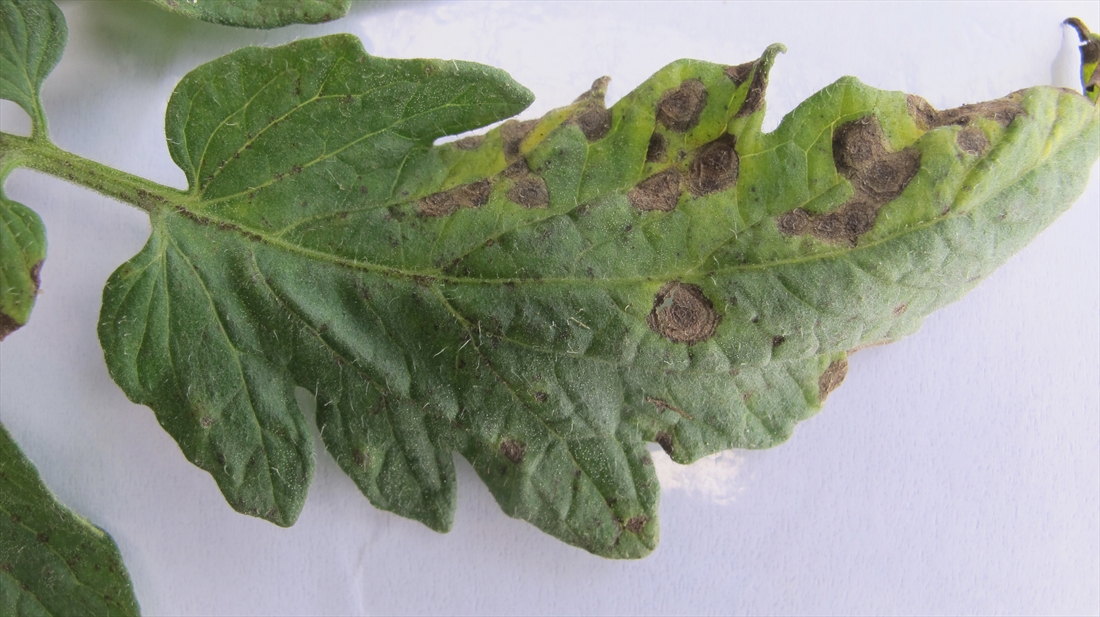
#> input picture uploaded_image.jpg, 1100 x 617 px
$ python -i plant_disease_bot.py   (imports and definitions only)
#> lines starting #> are read from the running program, lines starting #| are printed output that depends on the picture
import streamlit as st
import google.generativeai as genai
import base64
import requests
import imghdr
import os
import csv
from PIL import Image, ImageEnhance
from datetime import datetime

# -------------------------------
# Ensure folders exist
# -------------------------------
def ensure_directories():
    os.makedirs("data/images", exist_ok=True)
    os.makedirs("data/feedback", exist_ok=True)

# [6 lines not run here, left out]

# -------------------------------
# Image Functions
# -------------------------------
# [14 lines left out: function download_image, not called in this run]

def detect_mime_type(file_path):
    ext = imghdr.what(file_path)
    return f"image/{ext}" if ext else "image/jpeg"

def preprocess_image(image_path):
#> called with image_path = 'uploaded_image.jpg'
    try:
        image = Image.open(image_path).convert("RGB")
#> image is the input picture: PIL image 1100x617 RGB; mean R, G, B 145.3, 152.2, 136.7
        image = image.resize((512, 512))
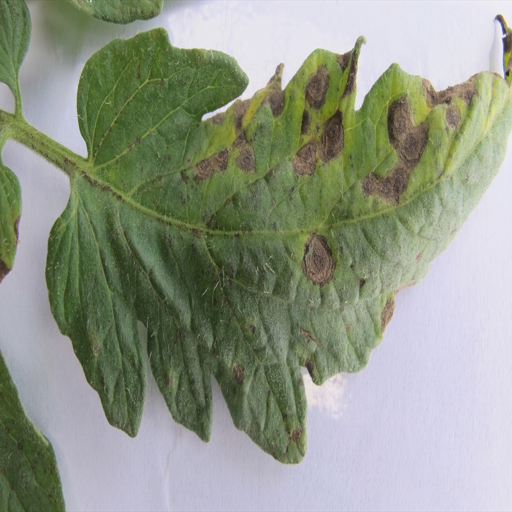
#> image: PIL image 512x512 RGB; mean R, G, B 145.3, 152.2, 136.7
        enhancer = ImageEnhance.Contrast(image)
        image = enhancer.enhance(1.5)
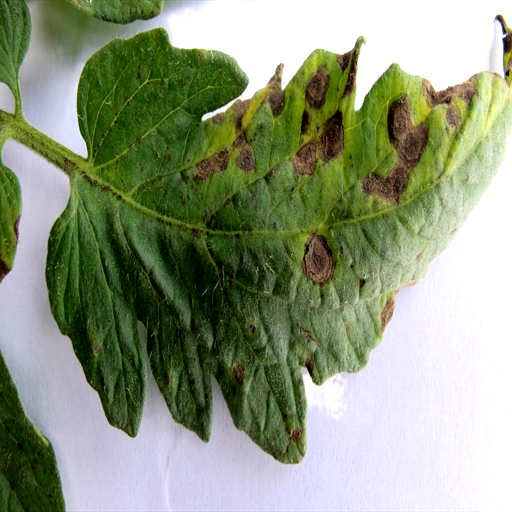
#> image: PIL image 512x512 RGB; mean R, G, B 142.2, 152.8, 126.5
        image.save(image_path)
        return image_path
    except Exception as e:
        st.error(f"⚠️ Preprocessing error: {e}")
        return image_path

# [37 lines left out: functions analyze_image, save_feedback, not called in this run]

# -------------------------------
# Streamlit UI
# -------------------------------
# [3 lines not run here, left out]

# --- Maintain session ---
if "result" not in st.session_state:
    st.session_state.result = None
if "image_file" not in st.session_state:
    st.session_state.image_file = None
if "prompt" not in st.session_state:
    st.session_state.prompt = None

image_file = None
# [1 line that did not run here, left out]

# [19 lines not run here, left out]
# [1 line that did not run here, left out]
# [1 line that did not run here, left out]
# [1 line that did not run here, left out]

# Prompt
# [7 lines that did not run here, left out]
# [1 line that did not run here, left out]
# [1 line that did not run here, left out]

# Analyze
# [32 lines not run here, left out]

>>> result = preprocess_image('uploaded_image.jpg')
